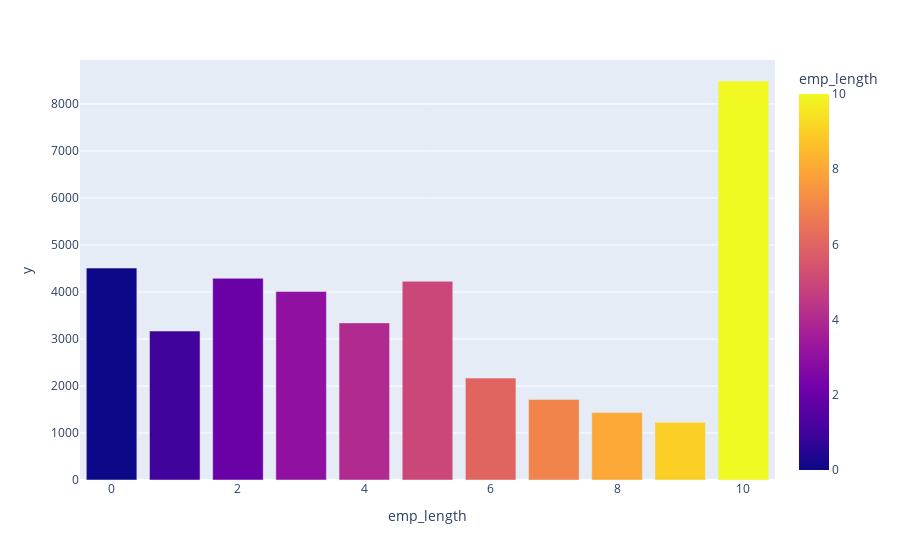

The notebook cell this image was saved under:
### Markdown cell above
### Distribution of the laons across emp_length

Let us look at how the loans are distributed across the values of emp_length.

### Code cell
import plotly.express as px
df1 = data_set.groupby(["emp_length"]).count().reset_index()

fig = px.bar(df1,
             y=data_set.groupby(["emp_length"]).size(),
             x="emp_length",
             color='emp_length')
fig.show()

### Figure 1 — Plotly figure (JSON) as saved in the notebook; plotly's stock layout.template omitted (floating-point values rounded to 4 significant figures)
{"data": [{"alignmentgroup": "True", "hovertemplate": "emp_length=%{marker.color}<br>y=%{y}<extra></extra>", "legendgroup": "", "marker": {"color": [0, 1, 2, 3, 4, 5, 6, 7, 8, 9, 10], "coloraxis": "coloraxis", "pattern": {"shape": ""}}, "name": "", "offsetgroup": "", "orientation": "v", "showlegend": false, "textposition": "auto", "type": "bar", "x": [0, 1, 2, 3, 4, 5, 6, 7, 8, 9, 10], "xaxis": "x", "y": [4508, 3169, 4291, 4012, 3342, 4227, 2168, 1711, 1435, 1226, 8488], "yaxis": "y"}], "layout": {"barmode": "relative", "coloraxis": {"colorbar": {"title": {"text": "emp_length"}}, "colorscale": [[0, "#0d0887"], [0.1111, "#46039f"], [0.2222, "#7201a8"], [0.3333, "#9c179e"], [0.4444, "#bd3786"], [0.5556, "#d8576b"], [0.6667, "#ed7953"], [0.7778, "#fb9f3a"], [0.8889, "#fdca26"], [1, "#f0f921"]]}, "legend": {"tracegroupgap": 0}, "margin": {"t": 60}, "xaxis": {"anchor": "y", "domain": [0, 1], "title": {"text": "emp_length"}}, "yaxis": {"anchor": "x", "domain": [0, 1], "title": {"text": "y"}}}}
